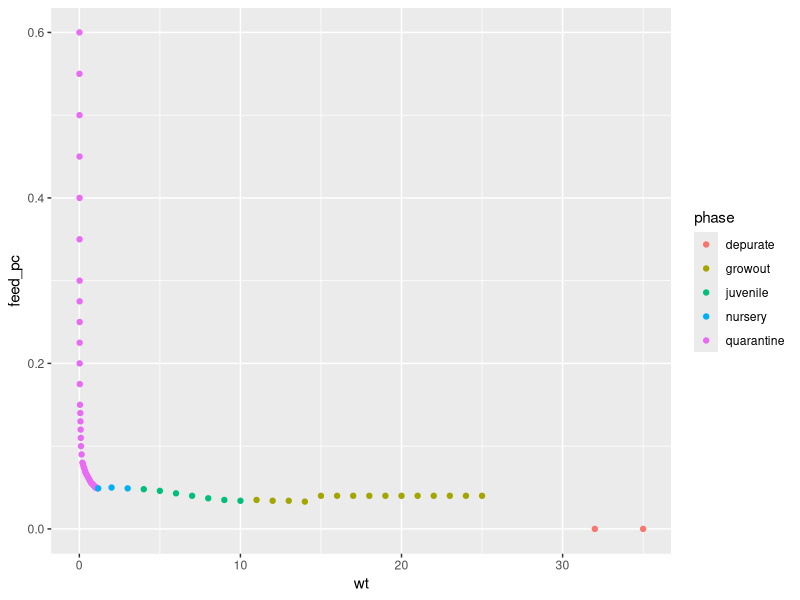
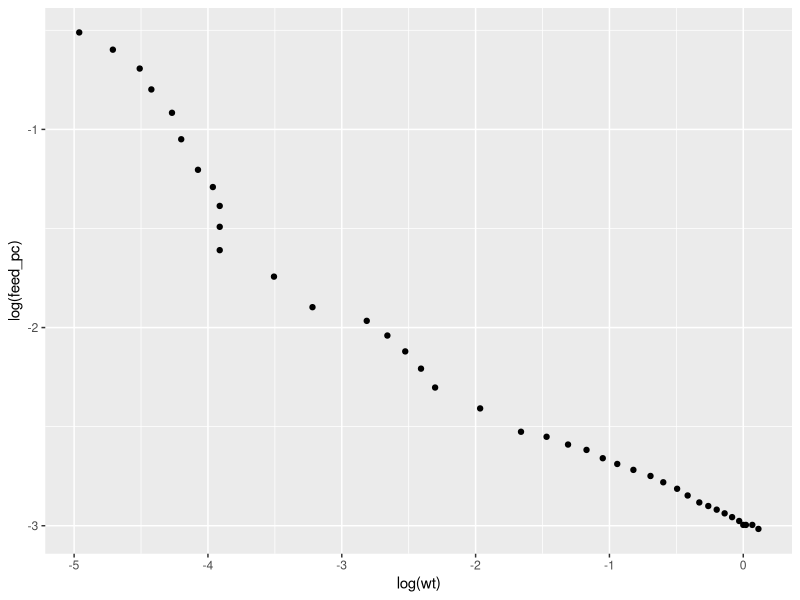
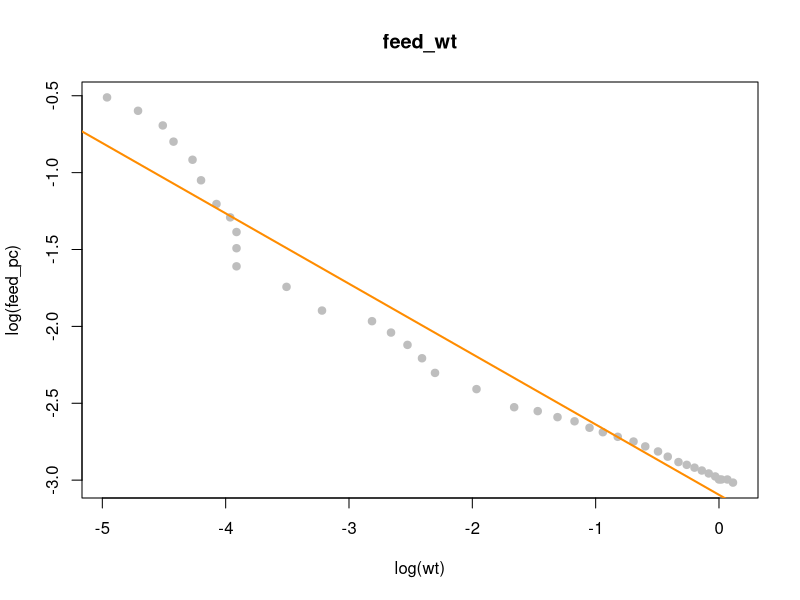
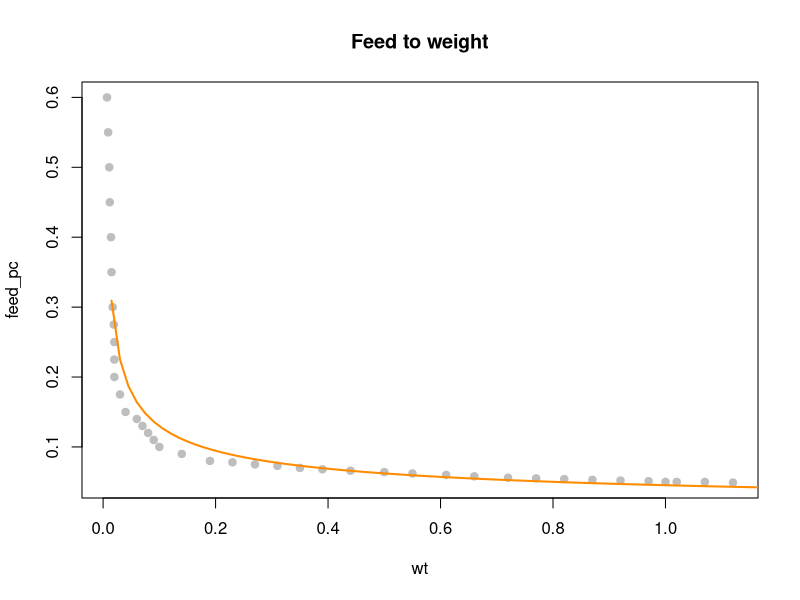
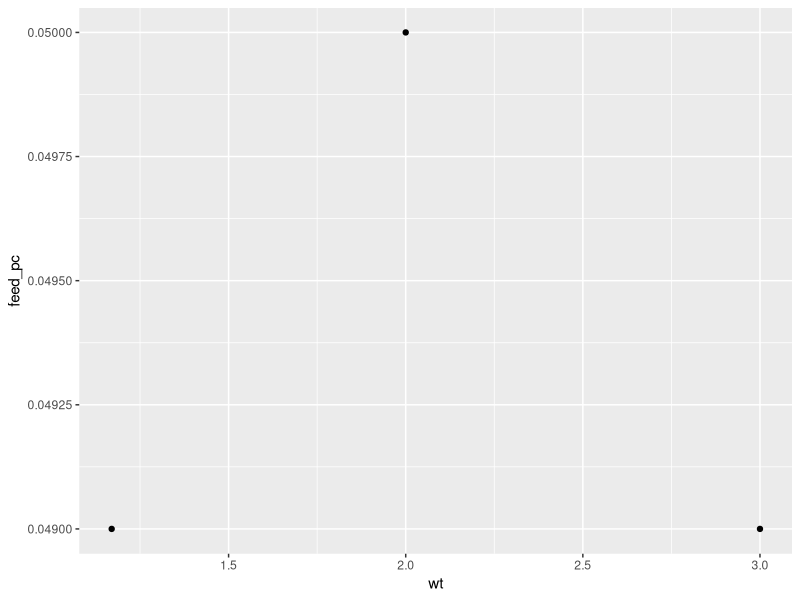
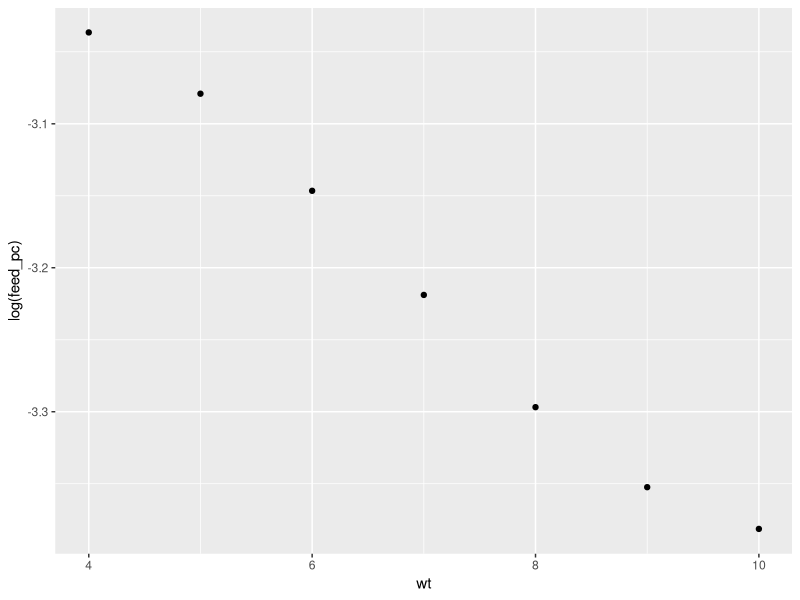
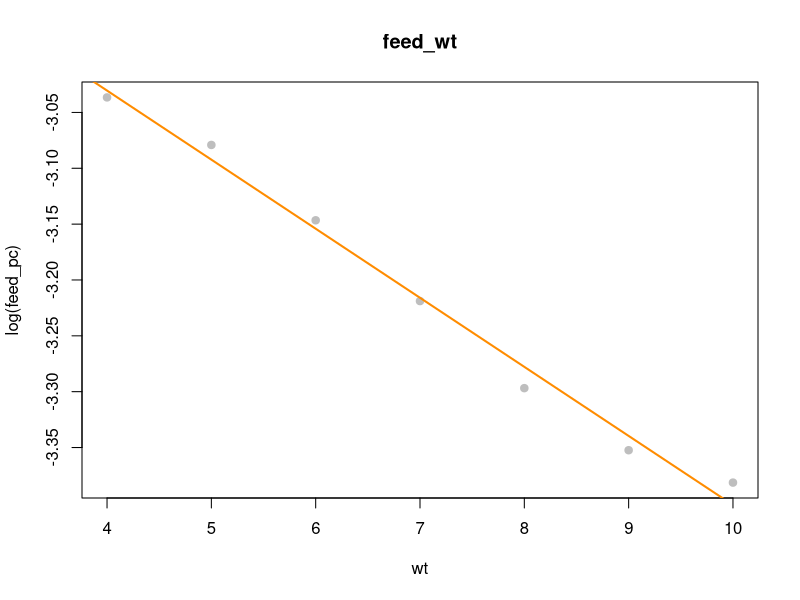
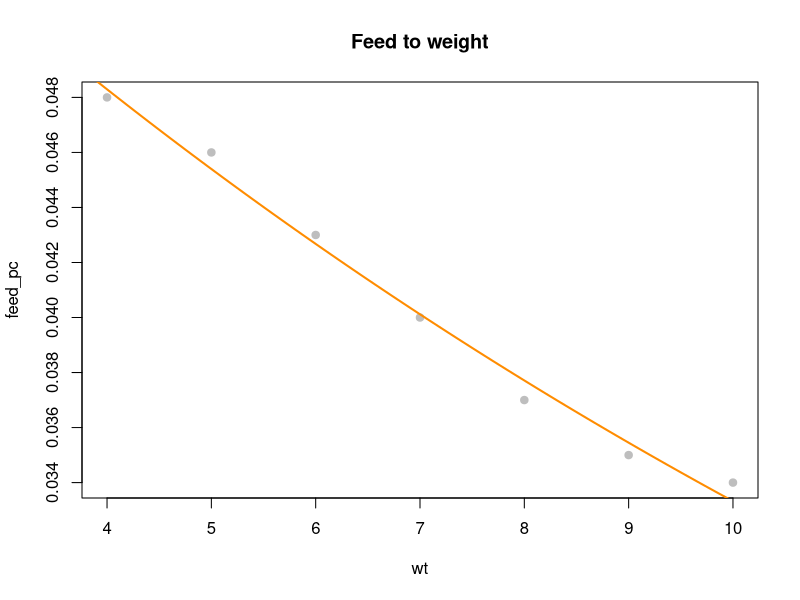

The R source for these figures, in order: (Note: this script raises an error after producing the figures.)
# import libraries
library(tidyverse)

# import data
feed <- read.csv("data/feed.csv")

feed %>% ggplot(aes(wt, feed_pc, color = phase)) +
  geom_point()

feed %>% filter(phase == "quarantine") %>%
  ggplot(aes(log(wt), log(feed_pc))) +
  geom_point()

# try base code log-log relationship for geometric weight
quarantine.feed <- feed %>%
  filter(phase == "quarantine")

juvenile.feed <- feed %>%
  filter(phase == "juvenile")

juvenile.nursery.feed <- feed %>%
  filter(phase == "juvenile" | phase == "nursery")

quarantine.feed.twinlog <- lm(log(feed_pc) ~ log(wt), data = quarantine.feed)
summary(quarantine.feed.twinlog)

plot(log(feed_pc) ~ log(wt), data = quarantine.feed, col = "grey", pch = 20, cex = 1.5, main = "feed_wt")
abline(quarantine.feed.twinlog, col = "darkorange", lwd = 2)

plot(feed_pc ~ wt, data = quarantine.feed, col = "grey", pch = 20, cex = 1.5, main = "Feed to weight")
curve(exp(quarantine.feed.twinlog$coef[1]) * x ^ quarantine.feed.twinlog$coef[2], from = 0, to = 1.5, add = TRUE, col = "darkorange", lwd = 2)

feed %>% filter(phase == "nursery") %>%
  ggplot(aes(wt, feed_pc)) +
  geom_point()

feed %>% filter(phase == "juvenile") %>%
  ggplot(aes(wt, log(feed_pc))) +
  geom_point()

juvenile.feed.log <- lm(log(feed_pc) ~ wt, data = juvenile.feed)
summary(juvenile.feed.log)

plot(log(feed_pc) ~ wt, data = juvenile.feed, col = "grey", pch = 20, cex = 1.5, main = "feed_wt")
abline(juvenile.feed.log, col = "darkorange", lwd = 2)

plot(feed_pc ~ wt, data = juvenile.feed, col = "grey", pch = 20, cex = 1.5, main = "Feed to weight")
curve(exp(juvenile.feed.log$coef[1] + x * juvenile.feed.log$coef[2]), from = 3, to = 10, add = TRUE, col = "darkorange", lwd = 2)

feed %>% filter(phase == "growout") %>%
  ggplot(aes(wt, feed_pc)) +
  geom_point()

feed.plot <- feed %>%
  ggplot(aes(wt, feed_pc, color = phase)) +
  geom_line()+
  stat_function(fun = function(x) exp(quarantine.feed.twinlog$coef[1]) * x ^ quarantine.feed.twinlog$coef[2],
                color = 'orange', xlim = c(0.007, 1.2), alpha = 0.4) +
  stat_function(fun = function(x) nursery.feed,
                color = "orange", xlim = c(1.2, 3.0), alpha = 0.4) +
  stat_function(fun = function(x) exp(juvenile.feed.log$coef[1] + x * juvenile.feed.log$coef[2]),
                color = 'orange', xlim = c(3.0, 10), alpha = 0.4) +
  stat_function(fun = function(x) growout.feed,
                color = "orange", xlim = c(10, 32), alpha = 0.4) +
  scale_color_manual("", breaks = c("quarantine", "nursery", "juvenile", "growout", "depurate"),
                     values = c(system_cols),
                     labels = c("Quarantine", "Nursery", "Juvenile", "Growout", "Depurate")) +
  labs(x = "Shrimp bodyweight (g)", y = "Feed as percentage of bodyweight (%)") + 
  theme_minimal()

pdf("plots/feed_plot.pdf", height = 4)
feed.plot
dev.off()

# create feed model for combined nursery/ juvenile phase for primo and 101
juvenile.nursery.feed.log <- lm(log(feed_pc) ~ wt, data = juvenile.nursery.feed)
summary(juvenile.nursery.feed.log)

plot(log(feed_pc) ~ wt, data = juvenile.nursery.feed, col = "grey", pch = 20, cex = 1.5, main = "feed_wt")
abline(juvenile.nursery.feed.log, col = "darkorange", lwd = 2)

plot(feed_pc ~ wt, data = juvenile.nursery.feed, col = "grey", pch = 20, cex = 1.5, main = "Feed to weight")
curve(exp(juvenile.nursery.feed.log$coef[1] + x * juvenile.nursery.feed.log$coef[2]), from = 1.0, to = 10, add = TRUE, col = "darkorange", lwd = 2)
